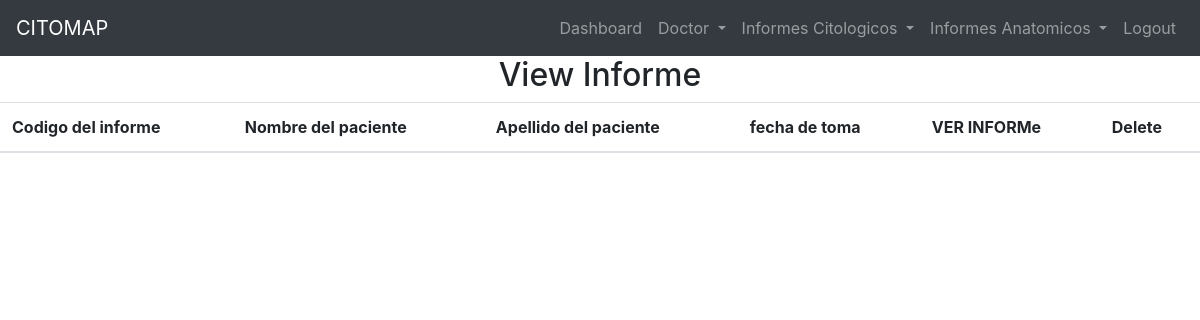
The page /view_informe/ (signed in) on the database as committed earlier.
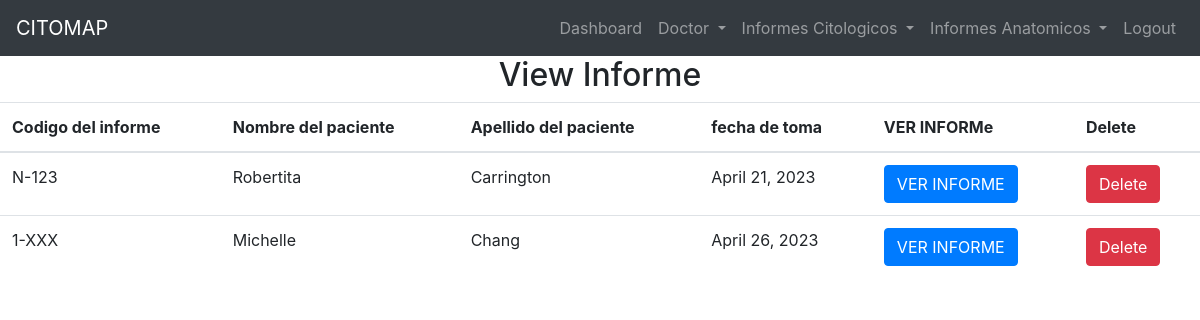
The same page on the database as committed later.
### hospital/models.py (models this page shows)
class InformeCito2(models.Model):
    CodigoInformeCito2 = models.ForeignKey(CodigoInforme,on_delete=models.CASCADE)
    PacienteInformeCito2 = models.ForeignKey(PacienteGenerales,on_delete=models.CASCADE)
    MuestraInformeCito2 = models.ForeignKey(Muestra,on_delete=models.CASCADE)
    EstudioMicroscopicoInformeCito2 = models.CharField(max_length=200,default='Sin descripcion')
    CalidadDeMuestraInformeCito2 = models.CharField(max_length=200,default='Sin descripcion')
    MicrorganismosInformeCito2 = models.CharField(max_length=200,default='Sin descripcion')
    HallazgosInformeCito2 = models.CharField(max_length=200,default='Sin descripcion')
    CelEscamosasInformeCito2 = models.CharField(max_length=200,default='Sin descripcion')
    CelGlandularesInformeCito2 = models.CharField(max_length=100,default='Sin descripcion')
    EvaluacionHormonalInformeCito2 = models.CharField(max_length=100,default='Sin descripcion')
    InflamacionInformeCito2 = models.CharField(max_length=100,default='Sin descripcion')
    ConclusionInformeCito2 = models.CharField(max_length=200,default='Sin descripcion')
    OpcionalInformeCito2 = models.CharField(max_length=100,default='Sin descripcion')
    RecomendacionInformeCito2 = models.CharField(max_length=1000,default='Sin descripcion')
    FechaPieInformeAnato2 = models.ForeignKey(FechaPie,on_delete=models.CASCADE)
    LugarInformeAnato2 = models.ForeignKey(Lugar,on_delete=models.CASCADE)
    DoctorInformeAnato2 = models.ForeignKey(Doctor,on_delete=models.CASCADE)

class CodigoInforme(models.Model):
    Codigo = models.CharField(max_length=20,default='000-X')

class PacienteGenerales(models.Model):
    Nombres = models.CharField(max_length=100)
    Apellidos = models.CharField(max_length=100,default='SinApellido',editable=True)
    Edad = models.IntegerField(null=True)
    Medico = models.CharField(max_length=100)
    Hospital = models.CharField(max_length=100)
    Muestra = models.CharField(max_length=200)
    Diagnostico = models.CharField(max_length=100)

class Muestra(models.Model):
    TomaDeMuestra = models.DateField(blank=True)
    Recepcion = models.DateField(blank=True)
    NumeroDeLaminas = models.IntegerField(blank=True)
    Tincion= models.CharField(max_length=100,blank=True)

### hospital/views.py (the view)
# urls.py: path('view_informe/',View_Informe,name='view_informe'),
def View_Informe(request):
    if not request.user.is_staff:
        return redirect('admin_login')
    inf = InformeCito2.objects.all()
    i = {'inf': inf}
    return render(request, 'view_informe.html',i)

### hospital/templates/view_informe.html
{% include 'base.html' %} {% include 'navigation.html' %} {% block content %}
<div>
  <h2 class="text-center">View Informe</h2>
  <table id="example" class="table table-hover">
    <thead>
      <tr>
        <th>Codigo del informe</th>
        <th>Nombre del paciente</th>
        <th>Apellido del paciente</th>
        <th>fecha de toma</th>
        <th>VER INFORMe</th>
        <th>Delete</th>
      </tr>
    </thead>
    <body>
      {% for i in inf%}
      <tr>
        <td>{{i.CodigoInformeCito2.Codigo}}</td>
        <td>{{i.PacienteInformeCito2.Nombres}}</td>
        <td>{{i.PacienteInformeCito2.Apellidos}}</td>
        <td>{{i.MuestraInformeCito2.Recepcion}}</td>
        <td>
          <a href="{% url 'ver_informe' i.id %}" class="btn btn-primary"
            >VER INFORME</a
          >
        </td>
        <td>
          <a
            href="{% url 'delete_informe_cit' i.id %}"
            onclick="return confirm('Are you sure you want to delete')"
            class="btn btn-danger"
          >
            Delete
          </a>
        </td>
      </tr>
      {% endfor%}
    </body>
  </table>
</div>
{% endblock content%}

Rows that differ between the two databases and show on the page:
added InformeCito2: CodigoInformeCito2.Codigo "N-123", PacienteInformeCito2.Nombres "Robertita", PacienteInformeCito2.Apellidos "Carrington", MuestraInformeCito2.Recepcion "April 21, 2023"
added InformeCito2: CodigoInformeCito2.Codigo "1-XXX", PacienteInformeCito2.Nombres "Michelle", PacienteInformeCito2.Apellidos "Chang", MuestraInformeCito2.Recepcion "April 26, 2023"
